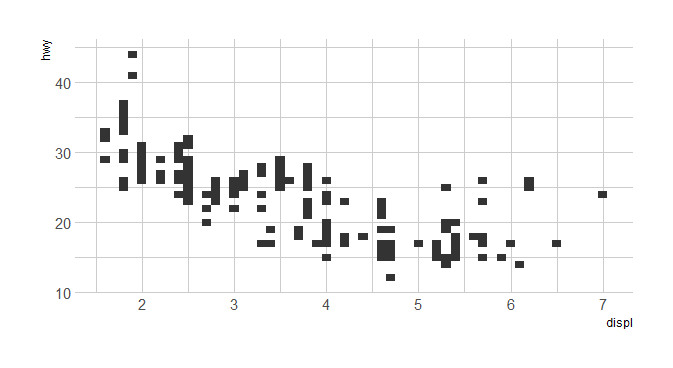

Source code (R):
library(ggplot2)
ggplot(data=mpg, aes(x=displ, y=hwy)) + 
  geom_tile()
